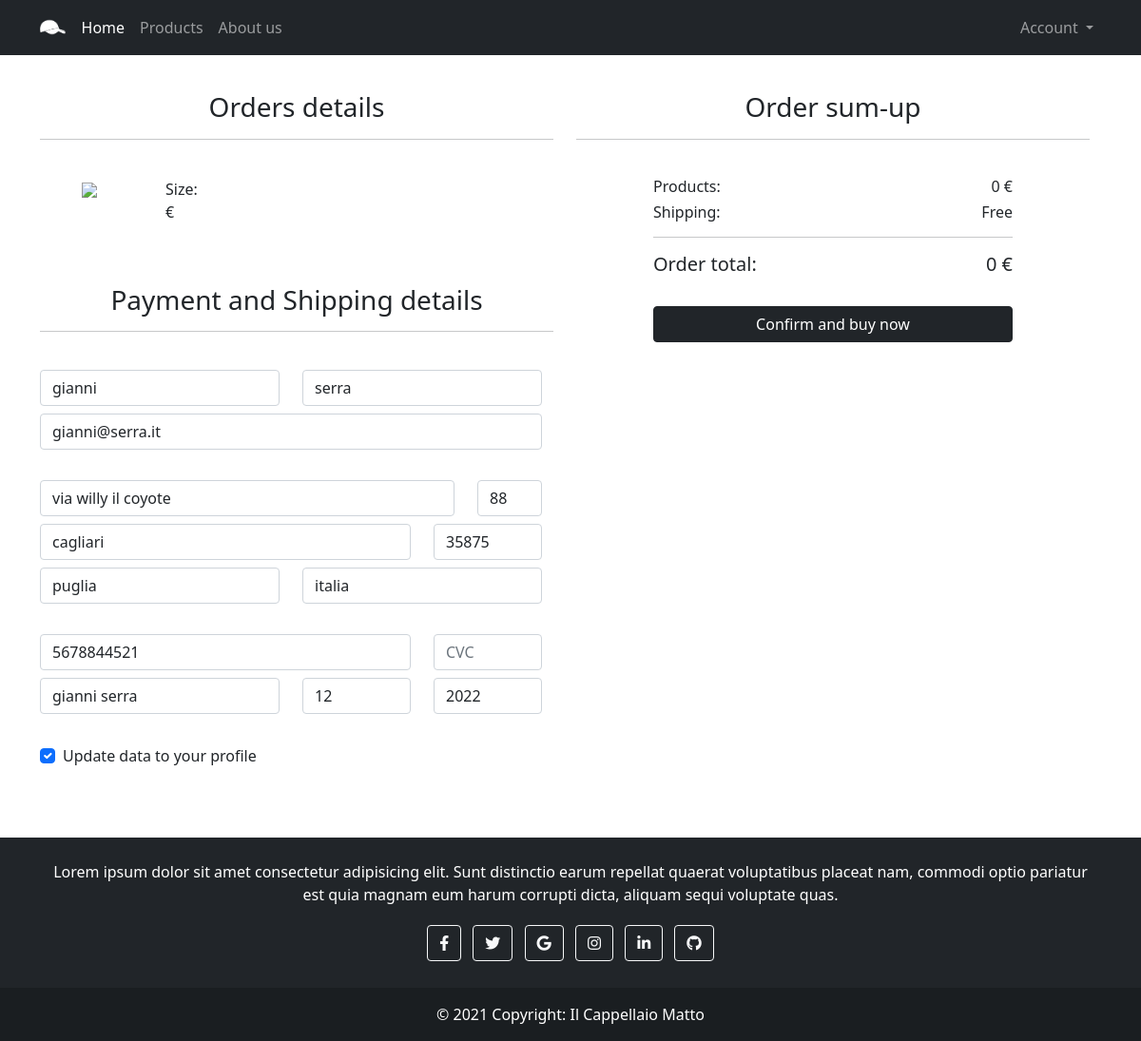
The app's page /pages/checkout.php (signed in) with its own data.
### tables this page shows
create table account(
    account_id int auto_increment primary key,
    name text not null,
    surname text,
    email text not null,
    password text,
    address text,
    house_number text,
    city text,
    postal_code_number int,
    state text,
    country text,
    card_number text,
    card_owner_name text,
    card_expiry_month int,
    card_expiry_year int
);

### pages/checkout.php (the view, shortened to what this page needs)
<!DOCTYPE html>
<html>
<head>
    <link rel="stylesheet" href="https://cdnjs.cloudflare.com/ajax/libs/font-awesome/5.15.2/css/all.min.css" />
    <link href="https://cdn.jsdelivr.net/npm/bootstrap@5.0.0-beta3/dist/css/bootstrap.min.css" rel="stylesheet">
    <link rel="stylesheet" href="/Il-cappellaio-matto/css/index.css">
    <link rel="stylesheet" href="/Il-cappellaio-matto/css/checkout.css">
</head>
<body>
<nav class="navbar navbar-expand navbar-dark bg-dark fixed-top justify-content-between">
      <div class="container">
        <a class="navbar-brand" href="/Il-cappellaio-matto/index.php">
          <img class="navbar-logo" src="/Il-cappellaio-matto/resources/logo-white.png">
        </a>
        <div class="collapse navbar-collapse" id="navbarNav">
          <ul class="navbar-nav" id="pages">
            <li class="nav-item">
              <a class="nav-link active" aria-current="page" href="/Il-cappellaio-matto/index.php">Home</a>
            </li>
            <li class="nav-item">
              <a class="nav-link" href="/Il-cappellaio-matto/pages/products-list.php">Products</a>
            </li>
            <li class="nav-item">
              <a class="nav-link" href="/Il-cappellaio-matto/pages/about-us.php">About us</a>
            </li>
          </ul>
        </div>
        <ul class="navbar-nav">
          <li class="nav-item dropdown">
            <a class="nav-link dropdown-toggle" id="navbarDropdown" role="button" data-toggle="dropdown"
              aria-haspopup="true" aria-expanded="false">
              Account
            </a>
          </li>
        </ul>
      </div>
    </nav>
    <br><br><br><br>
    <form class="container" action="/Il-cappellaio-matto/pages/checkout-operations.php" method="POST">
        <div class="row">
            <div class="col-6">
                <h3 class="text-center">Orders details</h3>
                <hr><br>
                <div class="row order-div">
                    <div class="row">
                        <div class="col-2">
                            <?php print('<img src= "/Il-cappellaio-matto/resources/images/products/'. $_SESSION["product"]["image_path"].'" class="order-image">'); ?>
                        </div>
                        <div class="col-9">
                            <p class="mb-0" name="size" value="">Size: <?php print($_POST["size"]); ?></p>
                            <p><?php print($_SESSION["product"]["price"]); ?> €</p>
                        </div>
                    </div>
                </div>
                <br><br>
                <h3 class="text-center">Payment and Shipping details</h3>
                <hr><br>
                    <?php
                        if(isset($_SESSION["account"])){
                            $database = "il-cappellaio-matto";
                            $connection = mysqli_connect("localhost","root","", $database);
                            $account_id = $_SESSION["account"];
                            $query = "select * from account where account_id='$account_id'";
                            $result = mysqli_query($connection, $query);
                            $row = mysqli_fetch_array($result);
                        }
                    ?>
                <div class="row mb-2">
                    <div class="col-6">
                        <?php
                            print('<input type="text" class="form-control" name="name" title="name" placeholder="Name" value="'.$row["name"].'" required>');
                        ?>
                    </div>
                    <div class="col-6">
                        <?php
                            print('<input type="text" class="form-control" name="surname" title="surname" placeholder="Surname" value="'.$row["surname"].'" required>');
                        ?>
                    </div>
                </div>
                <div class="row mb-2">
                    <div class="col-12">
                        <?php
                            print('<input type="email" class="form-control" name="email" title="email" placeholder="E-mail" value="'.$row["email"].'" required>');
                        ?>
                    </div>
                </div>
                <br>
                <div class="row mb-2">
                    <div class="col-10">
                        <?php
                            print('<input type="text" class="form-control" name="address" title="address" placeholder="Address" value="'.$row["address"].'" required>');
                        ?>
                    </div>
                    <div class="col-2">
                        <?php
                            print('<input type="text" class="form-control" name="house-number" title="house number" placeholder="No." value="'.$row["house_number"].'" required>');
                        ?>
                    </div>
                </div>
                <div class="row mb-2">
                    <div class="col-9">
                        <?php
                            print('<input type="text" class="form-control" name="city" title="city" placeholder="City" value="'.$row["city"].'" required>');
                        ?>
                    </div>
                    <div class="col-3">
                        <?php
                            print('<input type="text" class="form-control" name="postal-code" title="postal code" placeholder="Po code" value="'.$row["postal_code_number"].'" required>');
                        ?>
                    </div>
                </div>
                <div class="row mb-2">
                    <div class="col-6">
                        <?php
                            print('<input type="text" class="form-control" name="state" title="state" placeholder="State" value="'.$row["state"].'" required>');
                        ?>
                    </div>
                    <div class="col-6">
                        <?php
                            print('<input type="text" class="form-control" name="country" title="country" placeholder="Country" value="'.$row["country"].'" required>');
                        ?>
                    </div>
                </div>
                <br>
                <div class="row mb-2">
                    <div class="col-9">
                        <?php
                            print('<input type="text" class="form-control" name="card-number" title="card number" placeholder="You card number" value="'.$row["card_number"].'" required>');
                        ?>
                    </div>
                    <div class="col-3">
                        <input type="text" class="form-control" name="card-cvc" title="card CVC" placeholder="CVC" min="111" max="999" required>
                    </div>
                </div>
                <div class="row mb-2">
                    <div class="col-6">
                        <?php
                            print('<input type="text" class="form-control" name="card-owner-name" title="card owner" placeholder="Owner name" value="'.$row["card_owner_name"].'" required>');
                        ?>
                    </div>
                    <div class="col-3">
                        <?php
                            print('<input type="text" class="form-control" name="expiry-month" title="card expiry month" placeholder="Exp. Month" value="'.$row["card_expiry_month"].'" required>');
                        ?>
                    </div>
                    <div class="col-3">
                        <?php
                            print('<input type="text" class="form-control" name="expiry-year" title="card expiry year" placeholder="Exp. Year" value="'.$row["card_expiry_year"].'" required>');
                        ?>
                    </div>
                </div>
                <br>
                <?php
                    if($_SESSION["account"]) {
                        print('
                            <div class="form-check">
                                <input class="form-check-input" type="checkbox" id="flexCheckDefault" name="update" checked>
                                <label class="form-check-label" for="flexCheckDefault">
                                    Update data to your profile
                                </label>
                            </div>
                        ');
                    }
                ?>
            </div>
            <div class="col-6">
                <h3 class="text-center">Order sum-up</h3>
                <hr><br>
                <div id="order-total">
                    <h6>
                        <span>Products:</span>
                        <span>
                            <?php
                                $price = $_SESSION["product"]["price"];
                                $cost = $price * $_POST["number"];
                                print($cost);
                            ?>
                            €
                        </span>
                    </h6>
                    <h6>
                        <span>Shipping:</span>
                        <span>Free</span>
                    </h6>
                    <hr>
                    <h5>
                        <span>Order total:</span>
                        <span>
                            <?php
                                print($cost);
                            ?>
                            €
                        </span>
                    </h5>
                    <br>
                </div>
                <button id="buy-button" class="btn btn-dark">Confirm and buy now</button>
            </div>
        </div>
    </form>
    <br><br><br>
    <footer class="bg-dark text-center text-white">
        <div class="container p-4">
            <p>
                Lorem ipsum dolor sit amet consectetur adipisicing elit. Sunt distinctio earum
                repellat quaerat voluptatibus placeat nam, commodi optio pariatur est quia magnam
                eum harum corrupti dicta, aliquam sequi voluptate quas.
            </p>
            <div class="container">
                <a class="btn btn-outline-light btn-floating m-1" href="#" role="button"><i class="fab fa-facebook-f"></i></a>
                <a class="btn btn-outline-light btn-floating m-1" href="#" role="button"><i class="fab fa-twitter"></i></a>
                <a class="btn btn-outline-light btn-floating m-1" href="#" role="button"><i class="fab fa-google"></i></a>
                <a class="btn btn-outline-light btn-floating m-1" href="#" role="button"><i class="fab fa-instagram"></i></a>
                <a class="btn btn-outline-light btn-floating m-1" href="#" role="button"><i class="fab fa-linkedin-in"></i></a>
                <a class="btn btn-outline-light btn-floating m-1" href="#" role="button"><i class="fab fa-github"></i></a>
            </div>
        </div>
        <div id="footer-bottom-line" class="text-center p-3">
            © 2021 Copyright:
            <a class="text-white" href="https://github.com/MrC3drik/Capp-L">Il Cappellaio Matto</a>
        </div>
    </footer>
  </body>
  </html>

### css/index.css (style rules this page uses)
a { color: black; }
.row { margin-right: 0; }
.navbar-brand { margin-right: 0.5%; }
.navbar-logo { height: 30px; padding: 0 0 10% 0; }
#footer-bottom-line { background-color: rgba(0, 0, 0, 0.2); }
a:link { text-decoration: none; }

### css/checkout.css (style rules this page uses)
.order-image { width: 100%; }
#order-total { padding: 0 auto; }
#order-total hr { width: 70%; margin-left: 15%; margin-right: 15%; }
#order-total h5, #order-total h6 { width: 70%; display: flex; justify-content: space-between; margin-left: 15%; margin-right: 15%; }
#buy-button { width: 70%; margin-left: 15%; margin-right: 15%; }

### records on screen
account: name "gianni", surname "serra", email "gianni@serra.it", address "via willy il coyote", house-number "88", city "cagliari", postal-code "35875", state "puglia", country "italia", card-number "5678844521", card-owner-name "gianni serra", expiry-month "12", expiry-year "2022"

### other values on screen
$cost "0"
